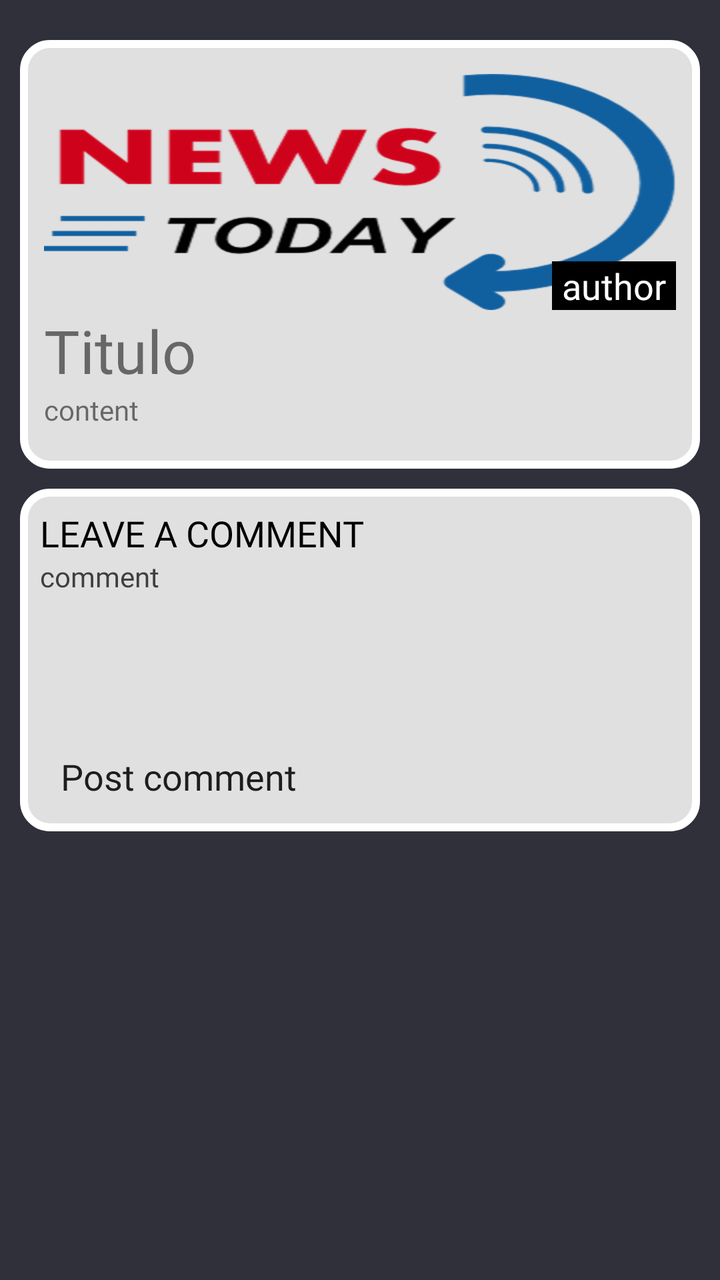
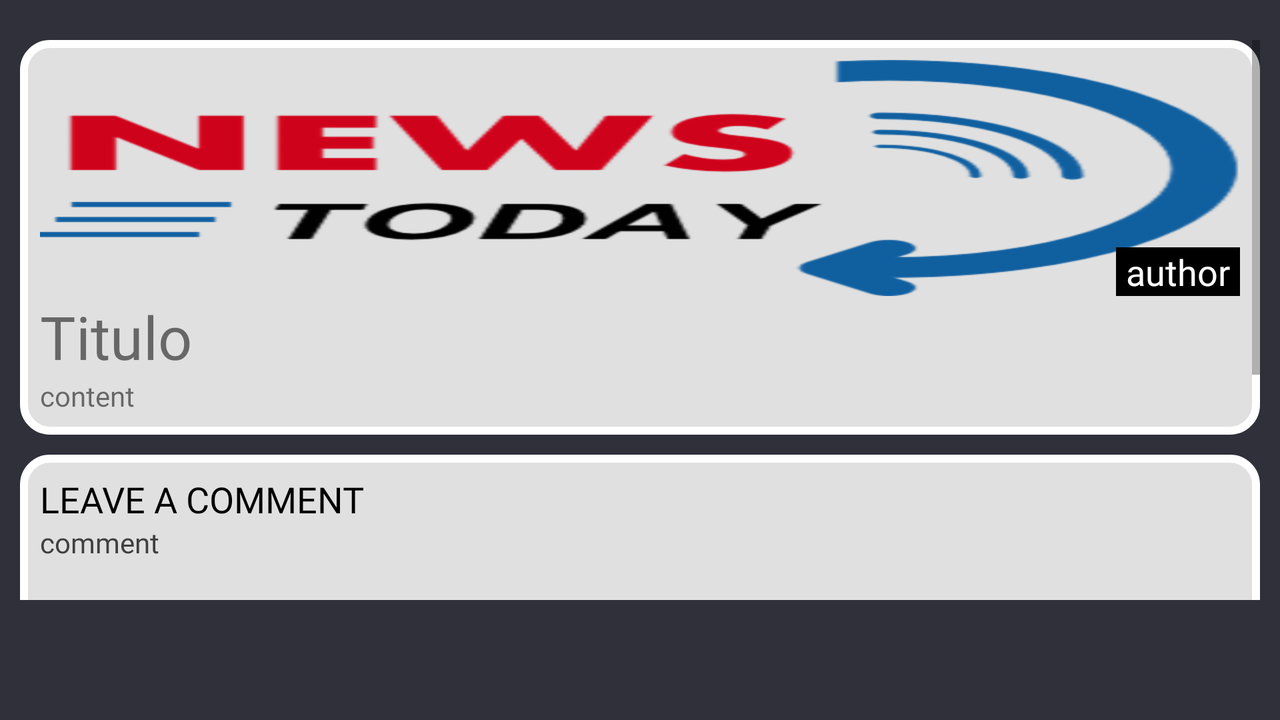

Compare how this app lays out the same screen by default and in its alternative resource folder. The renders come first, then the two layout files and the values they reference.
<!-- AndroidManifest.xml: application theme AppTheme -->
<!-- res/layout/fragment_ver_noticia.xml -->
<?xml version="1.0" encoding="utf-8"?>
<FrameLayout xmlns:android="http://schemas.android.com/apk/res/android"
    xmlns:app="http://schemas.android.com/apk/res-auto"
    xmlns:tools="http://schemas.android.com/tools"
    android:layout_width="match_parent"
    android:layout_height="match_parent"
    android:background="@color/fondo">
   <LinearLayout
       android:layout_width="match_parent"
       android:layout_height="wrap_content"
       android:orientation="vertical"
       android:layout_marginLeft="10dp"
       android:layout_marginTop="20dp"
       android:layout_marginRight="10dp"
       android:layout_marginBottom="20dp">
       <LinearLayout
           android:layout_width="match_parent"
           android:layout_height="wrap_content"
           android:background="@drawable/fondo_redondeado_gris"
           android:layout_marginBottom="10dp">
           <ScrollView
               android:layout_width="match_parent"
               android:layout_height="wrap_content"
               android:layout_marginLeft="7dp"
               android:layout_marginTop="7dp"
               android:layout_marginRight="7dp"
               android:layout_marginBottom="10dp">
               <androidx.constraintlayout.widget.ConstraintLayout
                   android:layout_width="match_parent"
                   android:layout_height="match_parent"
                   android:layout_marginLeft="5dp"
                   android:layout_marginTop="10dp"
                   android:layout_marginRight="5dp"
                   android:layout_marginBottom="10dp">

                   <ImageView
                       android:id="@+id/image"
                       android:layout_width="0dp"
                       android:layout_height="wrap_content"
                       android:scaleType="fitXY"
                       android:src="@drawable/news_logo"
                       app:layout_constraintEnd_toEndOf="parent"
                       app:layout_constraintStart_toStartOf="parent"
                       app:layout_constraintTop_toTopOf="parent" />

                   <TextView
                       android:id="@+id/author"
                       android:layout_width="wrap_content"
                       android:layout_height="wrap_content"
                       android:background="@color/black"
                       android:fontFamily="@font/poppins_light"
                       android:gravity="end"
                       android:paddingStart="5dp"
                       android:paddingEnd="5dp"
                       android:text="author"
                       android:textColor="@color/white"
                       android:textSize="18sp"
                       app:layout_constraintBottom_toBottomOf="@+id/image"
                       app:layout_constraintEnd_toEndOf="@+id/image"
                       app:layout_constraintHorizontal_bias="1.0"
                       app:layout_constraintStart_toStartOf="@+id/image"
                       app:layout_constraintTop_toTopOf="@+id/image"
                       app:layout_constraintVertical_bias="1.0" />

                   <TextView
                       android:id="@+id/title"
                       android:layout_width="0dp"
                       android:layout_height="wrap_content"
                       android:fontFamily="@font/poppins_bold"
                       android:gravity="start"
                       android:text="Titulo"
                       android:textSize="30sp"
                       android:lineSpacingMultiplier="0.55"
                       app:layout_constraintEnd_toEndOf="parent"
                       app:layout_constraintStart_toStartOf="parent"
                       app:layout_constraintTop_toBottomOf="@+id/image" />

                   <TextView
                       android:id="@+id/content"
                       android:layout_width="0dp"
                       android:layout_height="wrap_content"
                       android:fontFamily="@font/poppins_medium"
                       android:text="content"
                       app:layout_constraintEnd_toEndOf="parent"
                       app:layout_constraintStart_toStartOf="parent"
                       app:layout_constraintTop_toBottomOf="@+id/title" />
               </androidx.constraintlayout.widget.ConstraintLayout>
           </ScrollView>

       </LinearLayout>
       <LinearLayout
           android:layout_width="match_parent"
           android:layout_height="wrap_content"
           android:background="@drawable/fondo_redondeado_gris"
           android:orientation="vertical">
           <TextView
               android:layout_width="match_parent"
               android:layout_height="wrap_content"
               android:layout_marginTop="10dp"
               android:layout_marginRight="10dp"
               android:layout_marginLeft="10dp"
               android:text="@string/deja_un_comentario"
               android:textSize="18sp"
               android:fontFamily="@font/poppins_bold"
               android:textColor="@color/black"
               android:textAllCaps="true"/>
           <TextView
               android:layout_width="match_parent"
               android:layout_height="wrap_content"
               android:layout_marginStart="10dp"
               android:layout_marginEnd="10dp"
               android:text="@string/comentario"
               android:textSize="14sp"
               android:fontFamily="@font/poppins_bold"
               android:textColor="@color/gris_negro"
               android:textAllCaps="false"/>
           <EditText
               android:layout_width="match_parent"
               android:layout_height="65dp"
               android:layout_marginStart="10dp"
               android:layout_marginEnd="10dp"
               android:layout_marginBottom="8dp"
               android:textColorHint="@color/black"
               android:textSize="12sp"
               android:padding="5dp"
               android:fontFamily="@font/poppins_bold"
               android:background="@drawable/input_message" />
           <Button
               android:layout_width="wrap_content"
               android:layout_height="35dp"
               android:background="@drawable/btn_message"
               android:fontFamily="@font/poppins_bold"
               android:paddingStart="10dp"
               android:paddingEnd="10dp"
               android:textSize="18sp"
               android:layout_marginStart="10dp"
               android:layout_marginBottom="10dp"
               android:text="@string/publicar_comentario"
               android:textAllCaps="false" />
       </LinearLayout>
   </LinearLayout>

</FrameLayout>
<!-- resources referenced by this layout -->
<resources>
  <color name="black">#000</color>
  <color name="fondo">#2F303A</color>
  <color name="gris_negro">#403f3f</color>
  <color name="white">#fff</color>
  <!-- drawable btn_message (drawable) -->
  <?xml version="1.0" encoding="utf-8"?>
  <shape android:shape="rectangle" xmlns:android="http://schemas.android.com/apk/res/android">
      <solid android:color="@color/naranja"/>
  </shape>
  <!-- drawable fondo_redondeado_gris (drawable) -->
  <?xml version="1.0" encoding="utf-8"?>
  <shape android:shape="rectangle" xmlns:android="http://schemas.android.com/apk/res/android">
      <solid android:color="@color/gris_claro"/>
      <stroke android:color="@color/white" android:width="4dp"/>
      <corners android:radius="13dp"/>
  </shape>
  <!-- drawable input_message (drawable) -->
  <?xml version="1.0" encoding="utf-8"?>
  <shape android:shape="rectangle" xmlns:android="http://schemas.android.com/apk/res/android">
      <solid android:color="@color/naranja_pastel"/>
      <corners android:radius="10dp"/>
  </shape>
  <!-- drawable news_logo: png bitmap (drawable, 28102 bytes) -->
  <string name="comentario">comment</string>
  <string name="deja_un_comentario">Leave a comment</string>
  <string name="publicar_comentario">Post comment</string>
  <style name="AppTheme" parent="Theme.AppCompat.Light.DarkActionBar">
          
          <item name="colorPrimary">@color/colorPrimary</item>
          <item name="colorPrimaryDark">@color/colorPrimaryDark</item>
          <item name="colorAccent">@color/colorAccent</item>
      </style>
  <color name="gris_claro">#E0E0E0</color>
  <color name="colorPrimary">#008577</color>
  <color name="colorPrimaryDark">#C62828</color>
  <color name="colorAccent">#D81B60</color>
</resources>
<!-- res/layout-land/fragment_ver_noticia.xml (the repository's variant of the layout above) -->
<!-- drawn on the phone turned sideways -->
<?xml version="1.0" encoding="utf-8"?>
<LinearLayout xmlns:android="http://schemas.android.com/apk/res/android"
    xmlns:app="http://schemas.android.com/apk/res-auto"
    xmlns:tools="http://schemas.android.com/tools"
    android:layout_width="match_parent"
    android:layout_height="match_parent"
    android:background="@color/fondo"
    android:orientation="vertical">

    <LinearLayout
        android:layout_width="match_parent"
        android:layout_height="wrap_content"
        android:layout_marginLeft="10dp"
        android:layout_marginTop="20dp"
        android:layout_marginRight="10dp"
        android:layout_marginBottom="60dp"
        android:orientation="vertical">

        <ScrollView
            android:layout_width="match_parent"
            android:layout_height="wrap_content"
            tools:ignore="ScrollViewCount,UselessParent">

            <LinearLayout
                android:layout_width="match_parent"
                android:layout_height="wrap_content"
                android:orientation="vertical">

                <LinearLayout
                    android:layout_width="match_parent"
                    android:layout_height="wrap_content"
                    android:layout_marginBottom="10dp"
                    android:background="@drawable/fondo_redondeado_gris">

                    <androidx.constraintlayout.widget.ConstraintLayout
                        android:layout_width="match_parent"
                        android:layout_height="wrap_content"
                        android:layout_marginLeft="10dp"
                        android:layout_marginTop="10dp"
                        android:layout_marginRight="10dp"
                        android:layout_marginBottom="10dp">

                        <ImageView
                            android:id="@+id/image"
                            android:layout_width="0dp"
                            android:layout_height="wrap_content"
                            android:scaleType="fitXY"
                            android:src="@drawable/news_logo"
                            app:layout_constraintEnd_toEndOf="parent"
                            app:layout_constraintStart_toStartOf="parent"
                            app:layout_constraintTop_toTopOf="parent" />

                        <TextView
                            android:id="@+id/author"
                            android:layout_width="wrap_content"
                            android:layout_height="wrap_content"
                            android:background="@color/black"
                            android:fontFamily="@font/poppins_light"
                            android:gravity="end"
                            android:paddingStart="5dp"
                            android:paddingEnd="5dp"
                            android:text="author"
                            android:textColor="@color/white"
                            android:textSize="18sp"
                            app:layout_constraintBottom_toBottomOf="@+id/image"
                            app:layout_constraintEnd_toEndOf="@+id/image"
                            app:layout_constraintHorizontal_bias="1.0"
                            app:layout_constraintStart_toStartOf="@+id/image"
                            app:layout_constraintTop_toTopOf="@+id/image"
                            app:layout_constraintVertical_bias="1.0" />

                        <TextView
                            android:id="@+id/title"
                            android:layout_width="0dp"
                            android:layout_height="wrap_content"
                            android:fontFamily="@font/poppins_bold"
                            android:gravity="start"
                            android:lineSpacingMultiplier="0.55"
                            android:text="Titulo"
                            android:textSize="30sp"
                            app:layout_constraintEnd_toEndOf="parent"
                            app:layout_constraintStart_toStartOf="parent"
                            app:layout_constraintTop_toBottomOf="@+id/image" />

                        <TextView
                            android:id="@+id/content"
                            android:layout_width="0dp"
                            android:layout_height="wrap_content"
                            android:fontFamily="@font/poppins_medium"
                            android:text="content"
                            app:layout_constraintEnd_toEndOf="parent"
                            app:layout_constraintStart_toStartOf="parent"
                            app:layout_constraintTop_toBottomOf="@+id/title" />
                    </androidx.constraintlayout.widget.ConstraintLayout>
                </LinearLayout>

                <LinearLayout
                    android:layout_width="match_parent"
                    android:layout_height="wrap_content"
                    android:layout_marginBottom="10dp"
                    android:background="@drawable/fondo_redondeado_gris"
                    android:orientation="vertical">

                    <TextView
                        android:layout_width="match_parent"
                        android:layout_height="wrap_content"
                        android:layout_marginLeft="10dp"
                        android:layout_marginTop="10dp"
                        android:layout_marginRight="10dp"
                        android:fontFamily="@font/poppins_bold"
                        android:text="@string/deja_un_comentario"
                        android:textAllCaps="true"
                        android:textColor="@color/black"
                        android:textSize="18sp" />

                    <TextView
                        android:layout_width="match_parent"
                        android:layout_height="wrap_content"
                        android:layout_marginStart="10dp"
                        android:layout_marginEnd="10dp"
                        android:fontFamily="@font/poppins_bold"
                        android:text="@string/comentario"
                        android:textAllCaps="false"
                        android:textColor="@color/gris_negro"
                        android:textSize="14sp" />

                    <EditText
                        android:layout_width="match_parent"
                        android:layout_height="65dp"
                        android:layout_marginStart="10dp"
                        android:layout_marginEnd="10dp"
                        android:layout_marginBottom="8dp"
                        android:background="@drawable/input_message"
                        android:fontFamily="@font/poppins_bold"
                        android:padding="5dp"
                        android:textColorHint="@color/black"
                        android:textSize="12sp" />

                    <Button
                        android:layout_width="wrap_content"
                        android:layout_height="35dp"
                        android:layout_marginStart="10dp"
                        android:layout_marginBottom="10dp"
                        android:background="@drawable/btn_message"
                        android:fontFamily="@font/poppins_bold"
                        android:paddingStart="10dp"
                        android:paddingEnd="10dp"
                        android:text="@string/publicar_comentario"
                        android:textAllCaps="false"
                        android:textSize="18sp" />
                </LinearLayout>

                <LinearLayout
                    android:layout_width="match_parent"
                    android:layout_height="wrap_content"
                    android:background="@drawable/fondo_redondeado_gris"
                    android:orientation="vertical">

                    <androidx.constraintlayout.widget.ConstraintLayout
                        android:layout_width="match_parent"
                        android:layout_height="wrap_content"
                        android:layout_marginLeft="10dp"
                        android:layout_marginTop="10dp"
                        android:layout_marginRight="10dp"
                        android:layout_marginBottom="10dp">

                        <androidx.constraintlayout.widget.Barrier
                            android:id="@+id/barrier1"
                            android:layout_width="56dp"
                            android:layout_height="60dp"
                            app:barrierDirection="end"
                            app:constraint_referenced_ids="imageView1" />
                        <ImageView
                            android:id="@+id/imageView1"
                            android:layout_width="56dp"
                            android:layout_height="60dp"
                            android:src="@drawable/image_8"
                            app:layout_constraintBottom_toBottomOf="parent"
                            app:layout_constraintEnd_toStartOf="@+id/barrier1"
                            app:layout_constraintHorizontal_bias="0.0"
                            app:layout_constraintStart_toStartOf="parent"
                            app:layout_constraintTop_toTopOf="parent"
                            app:layout_constraintVertical_bias="0.0" />
                        <TextView
                            android:id="@+id/textView1"
                            android:layout_width="0dp"
                            android:layout_height="60dp"
                            android:background="@drawable/btn_message_view"
                            android:fontFamily="@font/poppins_medium"
                            android:lineSpacingMultiplier="0.75"
                            android:text="@string/lorem_ipsum_corto"
                            app:layout_constraintBottom_toBottomOf="parent"
                            app:layout_constraintEnd_toEndOf="parent"
                            app:layout_constraintStart_toStartOf="@id/barrier1"
                            app:layout_constraintTop_toTopOf="parent"
                            app:layout_constraintVertical_bias="0.0"
                            />
                    </androidx.constraintlayout.widget.ConstraintLayout>
                </LinearLayout>
            </LinearLayout>
        </ScrollView>
    </LinearLayout>

</LinearLayout>
<!-- resources referenced by the variant -->
<!-- as the phone turned sideways resolves them -->
<resources>
  <color name="black">#000</color>
  <color name="fondo">#2F303A</color>
  <color name="gris_negro">#403f3f</color>
  <color name="white">#fff</color>
  <!-- drawable btn_message (drawable) -->
  <?xml version="1.0" encoding="utf-8"?>
  <shape android:shape="rectangle" xmlns:android="http://schemas.android.com/apk/res/android">
      <solid android:color="@color/naranja"/>
  </shape>
  <!-- drawable btn_message_view (drawable) -->
  <?xml version="1.0" encoding="utf-8"?>
  <shape android:shape="rectangle" xmlns:android="http://schemas.android.com/apk/res/android">
      <solid android:color="@color/naranja_pastel"/>
  </shape>
  <!-- drawable fondo_redondeado_gris (drawable) -->
  <?xml version="1.0" encoding="utf-8"?>
  <shape android:shape="rectangle" xmlns:android="http://schemas.android.com/apk/res/android">
      <solid android:color="@color/gris_claro"/>
      <stroke android:color="@color/white" android:width="4dp"/>
      <corners android:radius="13dp"/>
  </shape>
  <!-- drawable image_8: png bitmap (drawable-hdpi, 3043 bytes) -->
  <!-- drawable input_message (drawable) -->
  <?xml version="1.0" encoding="utf-8"?>
  <shape android:shape="rectangle" xmlns:android="http://schemas.android.com/apk/res/android">
      <solid android:color="@color/naranja_pastel"/>
      <corners android:radius="10dp"/>
  </shape>
  <!-- drawable news_logo: png bitmap (drawable, 28102 bytes) -->
  <string name="comentario">comment</string>
  <string name="deja_un_comentario">Leave a comment</string>
  <string name="lorem_ipsum_corto">
          Lorem ipsum dolor sit amet, consectetur adipiscing elit. Nullam accumsan molestie risus non facilisis.
      </string>
  <string name="publicar_comentario">Post comment</string>
  <style name="AppTheme" parent="Theme.AppCompat.Light.DarkActionBar">
          
          <item name="colorPrimary">@color/colorPrimary</item>
          <item name="colorPrimaryDark">@color/colorPrimaryDark</item>
          <item name="colorAccent">@color/colorAccent</item>
      </style>
  <color name="gris_claro">#E0E0E0</color>
  <color name="colorPrimary">#008577</color>
  <color name="colorPrimaryDark">#C62828</color>
  <color name="colorAccent">#D81B60</color>
</resources>
